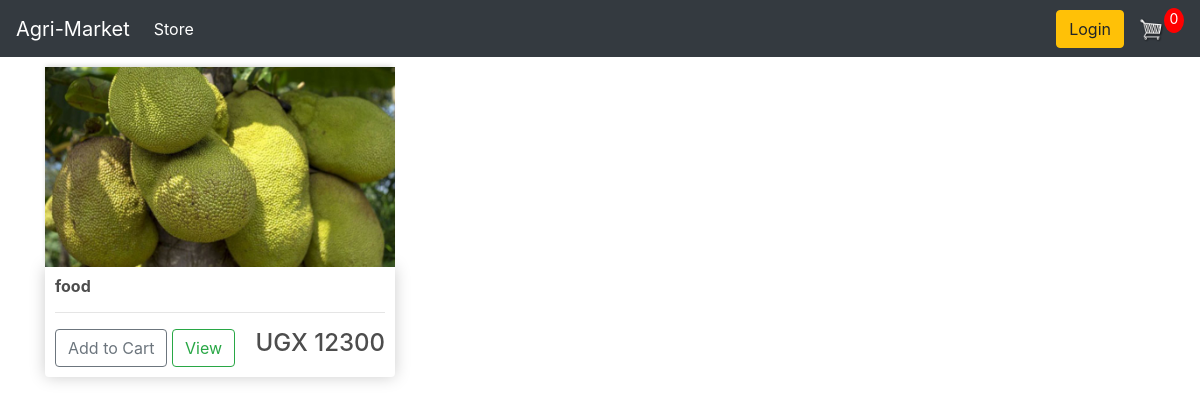
/, run on an earlier commit of the app's database.
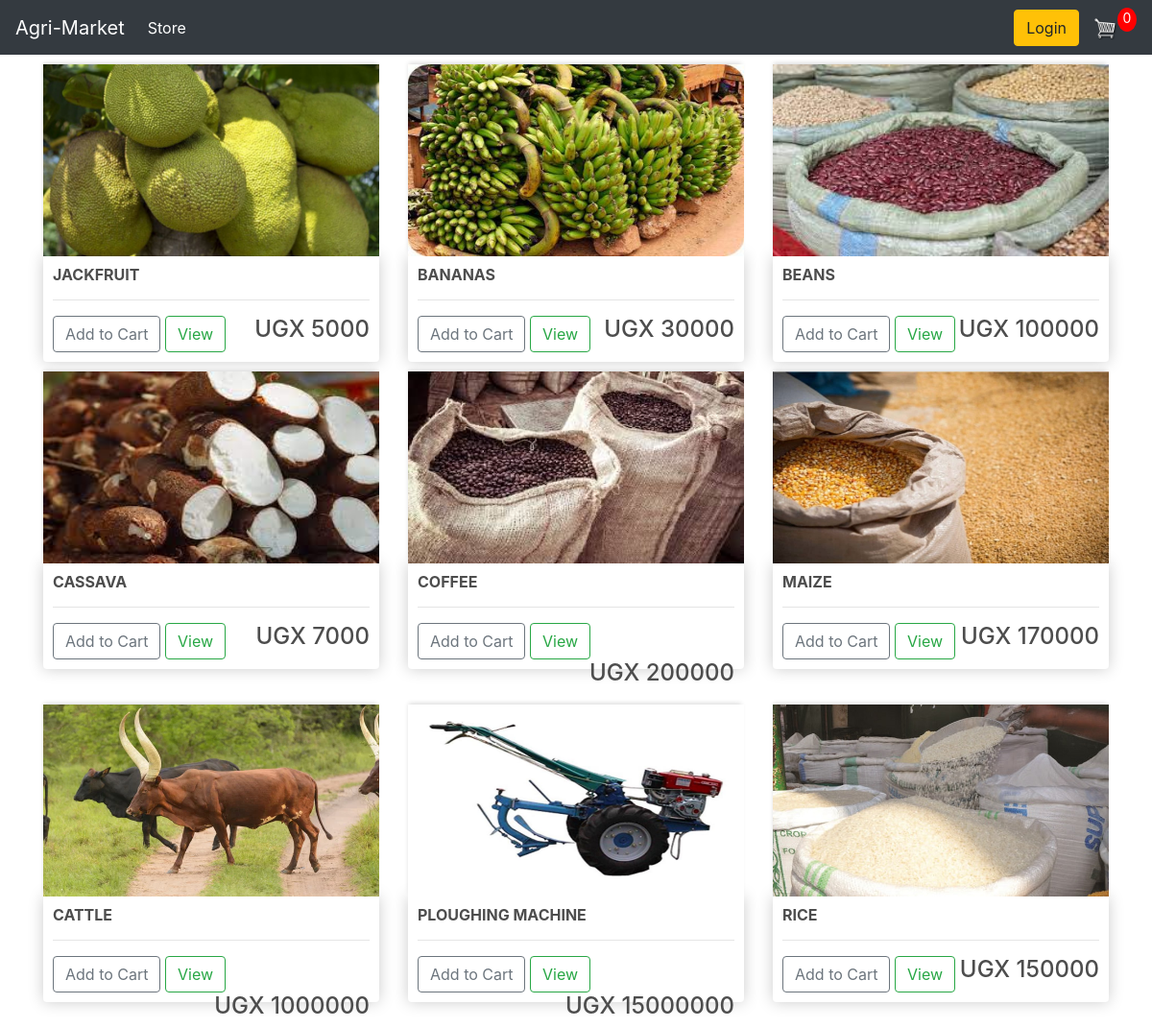
And on a later commit of the database.
### store/models.py (models this page shows, shortened)
class Product(models.Model):
    name = models.CharField(max_length=200, null=True)
    price = models.DecimalField(max_digits=12, decimal_places=4)
    digital = models.BooleanField(default=False, null=True, blank=False)
    image = models.ImageField(null=True, blank=True)
    @property
    def imageURL(self):
        try:
            url = self.image.url
        except:
            url = ''
        return url

### store/views.py (the view)
# urls.py: path('', include('store.urls')),
def store(request):
    data = cartData(request)
    cartItems = data['cartItems']
    products = Product.objects.all()
    context = {"products": products}
    return render(request, "store/store.html", context)

### store/context_processors.py (called while the page is built)
def cart_data(request):
    print(request.COOKIES)
    cart_items = request.COOKIES.get('cart')
    cart = json.loads(cart_items) if cart_items else []
    return {
        'cartItems': cart,
    }

### store/utils.py (called while the page is built, shortened)
def cookieCart(request):
    try:
        cart = json.loads(request.COOKIES['cart'])
    except:
        cart = {}
    print('Cart:', cart)
    items = []
    order = {'get_cart_total': 0, 'get_cart_items': 0}
    cartItems = order['get_cart_items']
    return {'cartItems':cartItems, 'order':order, 'items':items}

def cartData(request):
    if request.user.is_authenticated:
        customer = Customer.objects.create(
            user=request.user,
            name=request.user.username,
            email=request.user.email
        )
        order, created = Order.objects.get_or_create(customer=customer, complete=False)
        items = order.orderitem_set.all()
        cartItems = order.get_cart_items
    else:
        cookieData = cookieCart(request)
        cartItems = cookieData['cartItems']
        order = cookieData['order']
        items = cookieData['items']
    return {'cartItems':cartItems, 'order':order, 'items':items}

### store/templates/store/store.html
{% extends 'store/main.html' %}
{% load static %}
{% block content %}
    <div class="row">
        {% for product in products %}
        <div class="col-lg-4">
            <img class="thumbnail" src="{{product.imageURL}}">
            <div class="box-element product">
                <h6><strong>{{product.name}}</strong></h6>
                <hr>
                <button data-product={{product.id}} data-action="add" class="btn btn-outline-secondary add-btn update-cart">Add to Cart</button>
		        <a class="btn btn-outline-success" href="#">View</a>
		        <h4 style="display: inline-block;float: right">
                    UGX {{product.price|floatformat:0}}
                </h4>
            </div>
        </div>
        {% endfor %}
    </div>
{% endblock content %}

### store/templates/store/main.html (shortened to what this page needs)
<!DOCTYPE html>
{% load static %}
<html>
    <head>
          <link rel="stylesheet" href="{% static 'css/main.css' %}" />
          <link rel="stylesheet" href="https://stackpath.bootstrapcdn.com/bootstrap/4.4.1/css/bootstrap.min.css">
    </head>
<body>
    <nav class="navbar navbar-expand-lg navbar-dark bg-dark">
        <a class="navbar-brand" href="{% url 'store' %}">Agri-Market</a>
        <div class="collapse navbar-collapse" id="navbarSupportedContent">
          <ul class="navbar-nav mr-auto">
            <li class="nav-item active">
              <a class="nav-link" href="{% url 'store' %}">Store <span class="sr-only">(current)</span></a>
            </li>
          </ul>
          <div class="form-inline my-2 my-lg-0">
            {% if user.is_authenticated %}
            <a href="{% url 'logout' %}" class="btn btn-warning">Log Out</a>
            {% else %}
            <a href="{% url 'login' %}" class="btn btn-warning">Login</a>
            {% endif %}
            <a href="{% url 'cart' %}">
               <img  id="cart-icon" src="{% static 'images/cart.png' %}">
           </a>
           <p id="cart-total">{{cartItems|length}}</p>
        </div>
      </nav>
    <div class="container">
        {% block content %}
        {% endblock content %}
    </div>
</body>
</html>

### static/css/main.css (style rules this page uses)
body { background-color: hsl(0, 0%, 98%); }
h1,h2,h3,h4,h5,h6 { color:hsl(0, 0%, 30%); }
.box-element { box-shadow:hsl(0, 0%, 80%) 0 0 16px; background-color: #fff; border-radius: 4px; padding: 10px; }
.thumbnail { width: 100%; height: 200px; -webkit-box-shadow: -1px -3px 5px -2px rgba(214,214,214,1); -moz-box-shadow: -1px -3px 5px -2px rgba(214,214,214,1); box-shadow: -1px -3px 5px -2px rgba(214,214,214,1); }
.product { border-radius: 0 0 4px 4px; }
.bg-dark { background-color: #4f868c!important; }
#cart-icon { width:25px; display: inline-block; margin-left: 15px; }
#cart-total { display: block; text-align: center; color:#fff; background-color: red; width: 20px; height: 25px; border-radius: 50%; font-size: 14px; }
.col-lg-4, .col-lg-6, .col-lg-8, .col-lg-12 { margin-top: 10px; }
.btn { border-radius: 0; }

What changed in the data, as far as the page shows it:
changed Product: name "food" → "JACKFRUIT"; price "12300" → "5000"
added Product: imageURL (picture), name "BANANAS", price "30000"
added Product: imageURL (picture), name "BEANS", price "100000"
added Product: imageURL (picture), name "CASSAVA", price "7000"
added Product: imageURL (picture), name "COFFEE", price "200000"
added Product: imageURL (picture), name "MAIZE", price "170000"
added Product: imageURL (picture), name "CATTLE", price "1000000"
added Product: imageURL (picture), name "PLOUGHING MACHINE", price "15000000"
added Product: imageURL (picture), name "RICE", price "150000"
